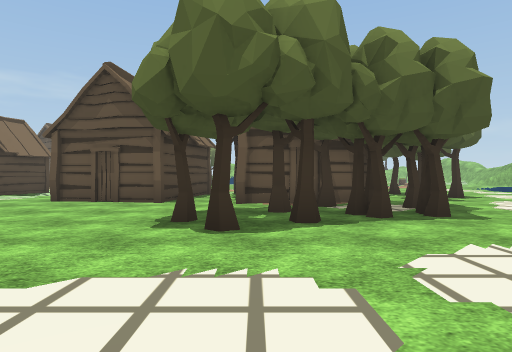
View 1 (above)

24 first-person views from a walk through a 3-D level made in the Unity game engine. The camera is 1.2 m above the floor, looks level and sees 75° across. The floor is counted in squares, 2 m on a side. Each view is taken from the middle of a square. On the plan, view 1 faces up. The plan holds only what a view shows up to about 10 squares ahead; the rest is blank. The place goes on beyond the plan. Some animated figures are not drawn. Some surface patterns are stand-ins.

View 2
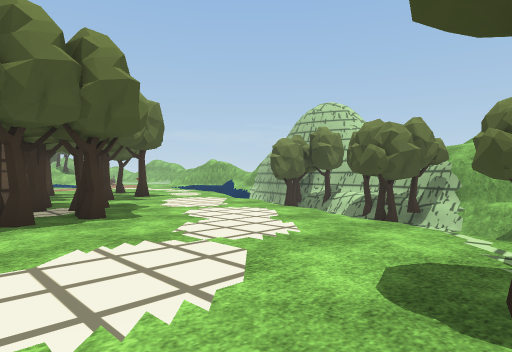

View 3
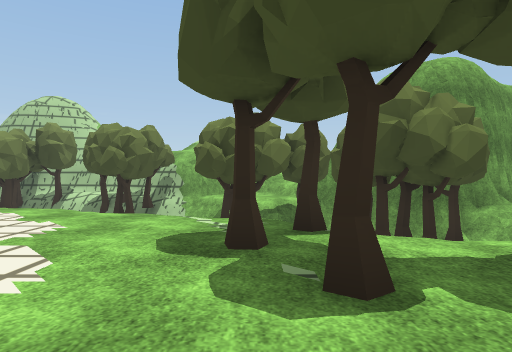

View 4
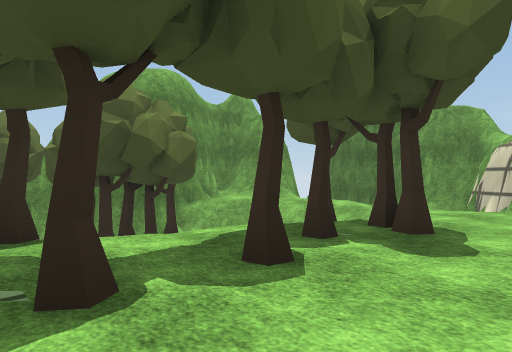

View 5
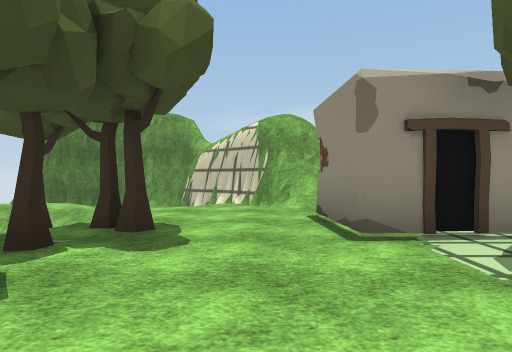

View 6
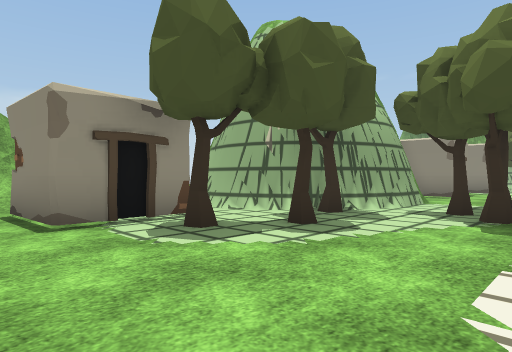

View 7
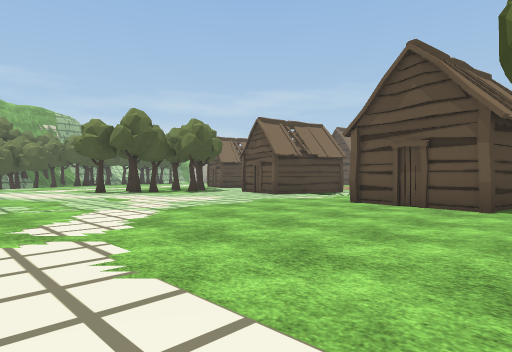

View 8
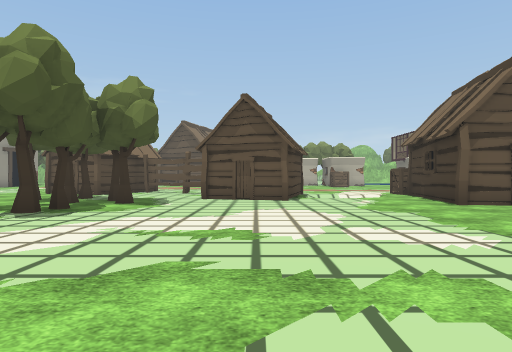

View 9
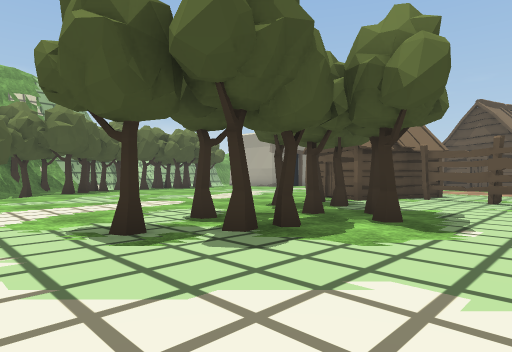

View 10
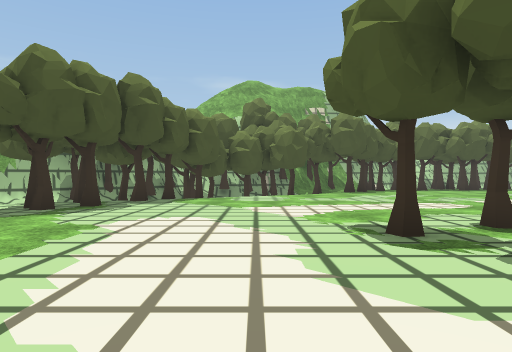

View 11
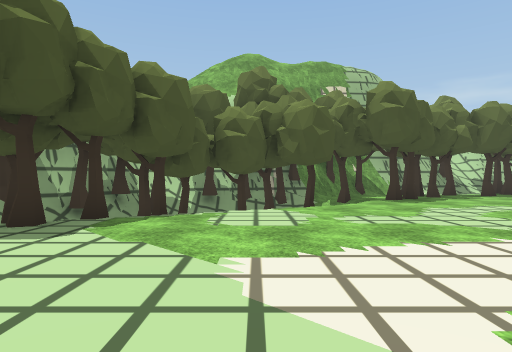

View 12
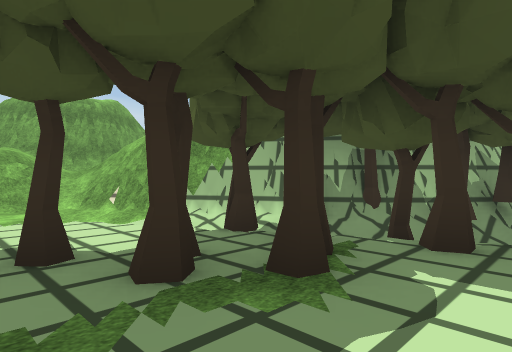

View 13
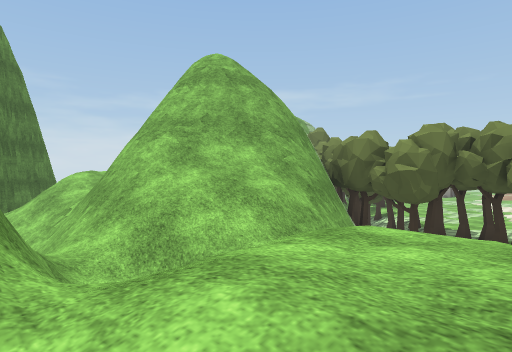

View 14
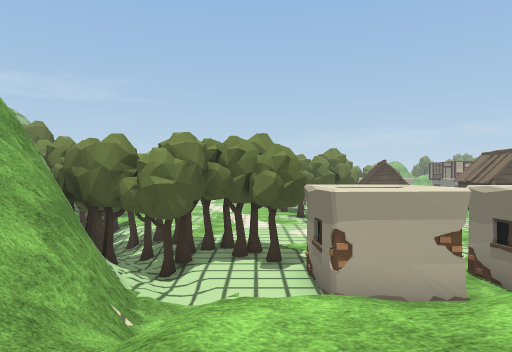

View 15
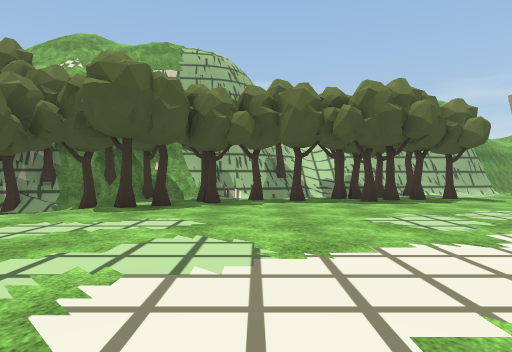

View 16
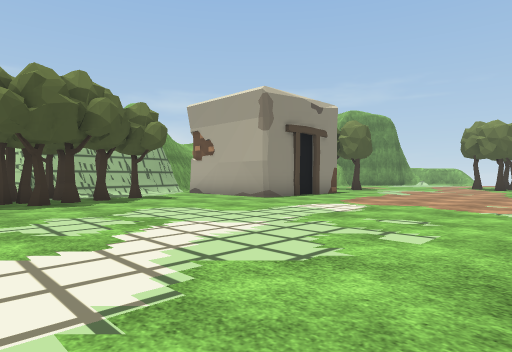

View 17
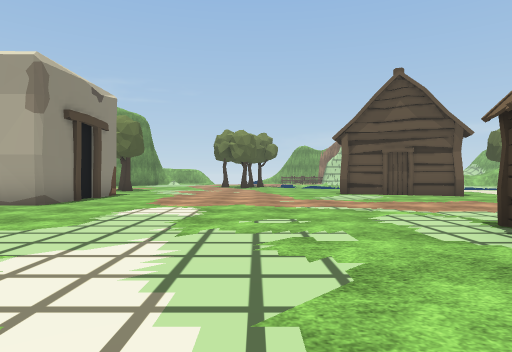

View 18
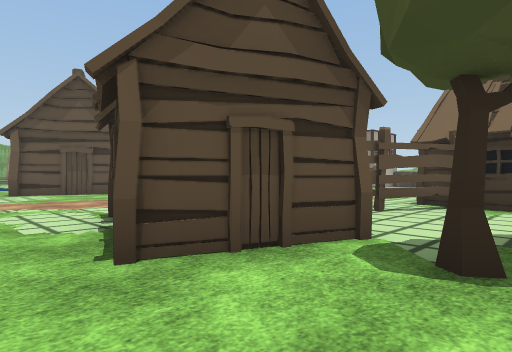

View 19
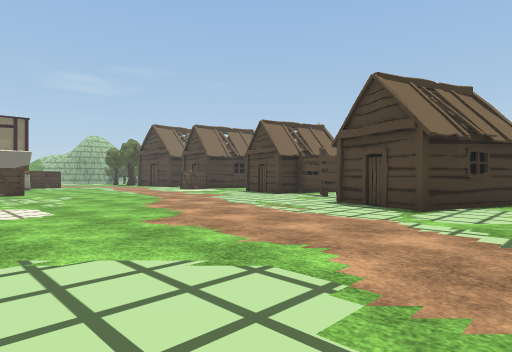

View 20
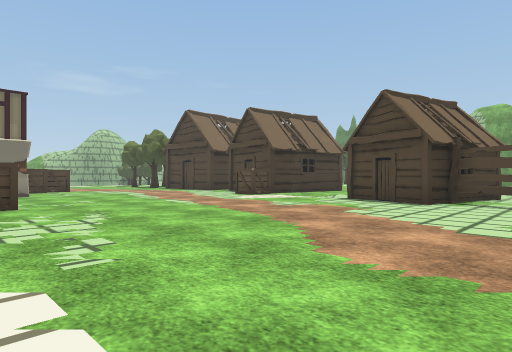

View 21
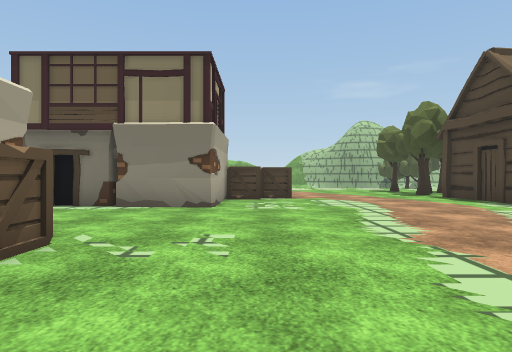

View 22
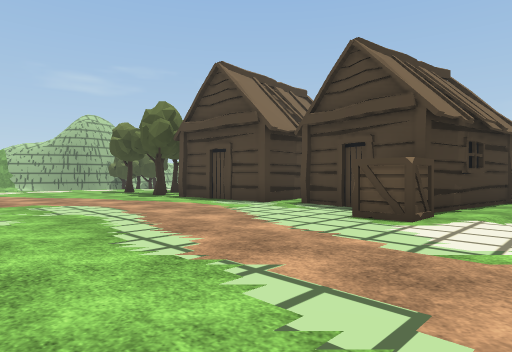

View 23
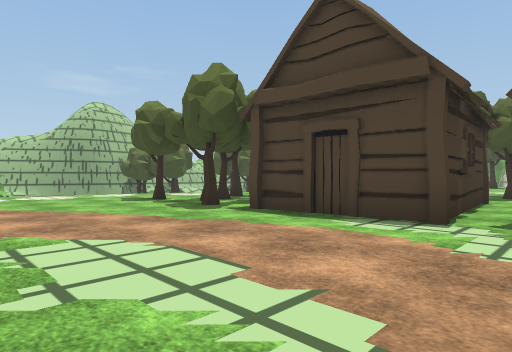

View 24
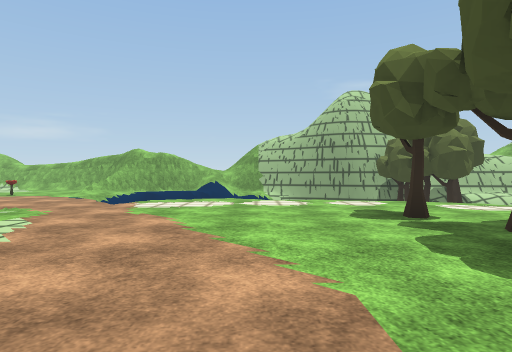

### Floor plan
Key: @ floor where view 1 was taken; # wall or solid block; . main floor; - floor 0.5 m lower than the main floor; _ floor 1.5 m lower than the main floor; : floor 3 m higher than the main floor; + floor 3.25 m higher than the main floor; * floor 8.25 m higher than the main floor; / step, stairs or slope; = window, fence, low wall or low ledge; v drop or lower ground; H hut; T tree; F fence; C crate; O other object.
Columns run from 25 left of view 1 to 12 right of it. Each row starts with its distance up from view 1.
 21   #..........#.         .#
 20   #................    ..#        ..
 19   #.................CC...#      /../
 18   #......................###   ...
 17 ...........................C ...../
 16 ...........................C......./
 15 T.........H.........................
 14 T.........H.H....................../
 13 TT.........HFF.....................
 12 T........HHH..F.HH./.C.......T.T...
 11  T........TT...H H  /HHH.HHH..T....
 10 #T.........T...H H...H H.H  T.T.../
  9 OTT.......T.TT...H...H H.H  OT.T..=
  8 #.T..........T.......HHH.H H.....
  7 #T.T.......TT.............TTT....
  6 #TT ........T............T.TT.../=
  5  TTT/...................T..TT...=
  4  TTTT/...................TT.....=  T #
  3  #T/T/........................./   _T#
  2  ##/TTT........................=   =##
  1   ##TTTTT.... ...   ...........  T#=#
  0     #TTTTT.   .   TTT....@..T./  O#.
 -1      #TT.T.  ..............T.T   T##
 -2      v#//.#  ###.###T.TT...T.= TT_#
 -3     *v##/.######   ##......T   T_#
 -4     v###/.          #####.TTT  T##
 -5    ##//=/=          ##  #...T   ##
 -6 ///#=//////             /.../////#
 -7 ///##//////             ##. ////##
 -8  //////////             ####-/vv
 -9       ###//               :#/
-10         #                 +#####
-11                            ##

Where each view was taken, in squares from view 1:
view 1: 0 up, 0 right, facing up
view 2: 0 up, 1 right, facing up-right
view 3: 0 up, 0 right, facing right
view 4: 0 up, 0 right, facing down-right
view 5: 0 up, 0 right, facing down
view 6: 1 up, 0 right, facing down-left
view 7: 1 up, 1 left, facing up-left
view 8: 1 up, 9 left, facing up
view 9: 4 up, 10 left, facing up-left
view 10: 4 up, 10 left, facing left
view 11: 4 up, 14 left, facing left
view 12: 2 up, 15 left, facing down-left
view 13: 9 down, 15 left, facing up-left
view 14: 8 down, 16 left, facing up
view 15: 10 up, 16 left, facing left
view 16: 11 up, 16 left, facing up-left
view 17: 11 up, 18 left, facing up
view 18: 10 up, 17 left, facing up-right
view 19: 21 up, 17 left, facing down-right
view 20: 20 up, 12 left, facing down-right
view 21: 17 up, 7 left, facing right
view 22: 17 up, 6 left, facing down-right
view 23: 16 up, 2 left, facing down-right
view 24: 14 up, 1 right, facing right
